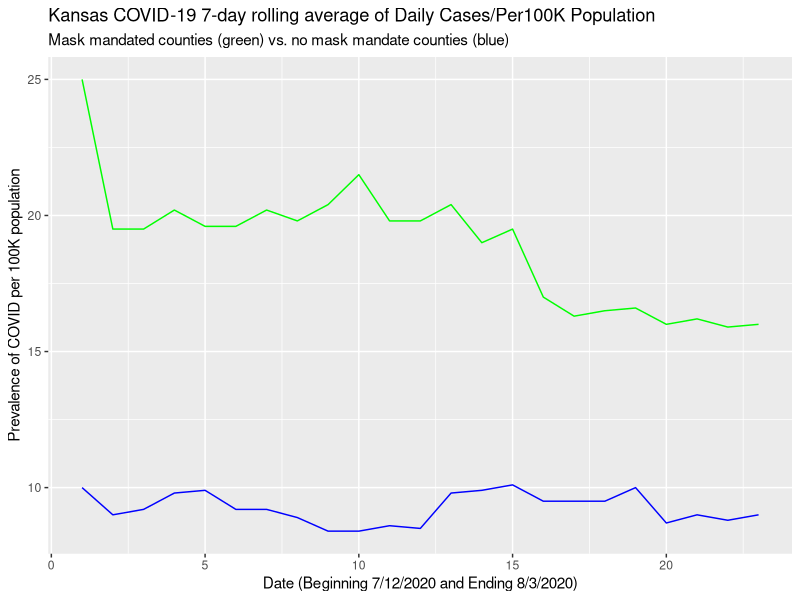

This figure's R source:
## ---- chunk 1
library(tidyverse)
## ---- chunk 2
datamask <- tribble(
  ~mask, ~nomask, ~day,
  25, 10, 1,
  19.5, 9, 2,
  19.5, 9.2, 3,
  20.2, 9.8, 4,
  19.6, 9.9, 5,
  19.6, 9.2, 6,
  20.2, 9.2, 7,
  19.8, 8.9, 8,
  20.4, 8.4, 9,
  21.5, 8.4, 10,
  19.8, 8.6, 11,
  19.8, 8.5, 12,
  20.4, 9.8, 13,
  19, 9.9, 14,
  19.5, 10.1, 15,
  17, 9.5, 16,
  16.3, 9.5, 17,
  16.5, 9.5, 18,
  16.6, 10, 19,
  16, 8.7, 20,
  16.2, 9, 21,
  15.9, 8.8, 22,
  16, 9, 23
)
## ---- chunk 3
attach(datamask)
## ---- chunk 4
ggplot(datamask) +
  geom_line(aes(day, mask), color = "green") +
  geom_line(aes(day, nomask), color = "blue") +
  labs(
    x = 'Date (Beginning 7/12/2020 and Ending 8/3/2020)',
    color = "Mask or No Mask",
    y = "Prevalence of COVID per 100K population",
    title = "Kansas COVID-19 7-day rolling average of Daily Cases/Per100K Population ",
    subtitle = "Mask mandated counties (green) vs. no mask mandate counties (blue)"
  ) 
